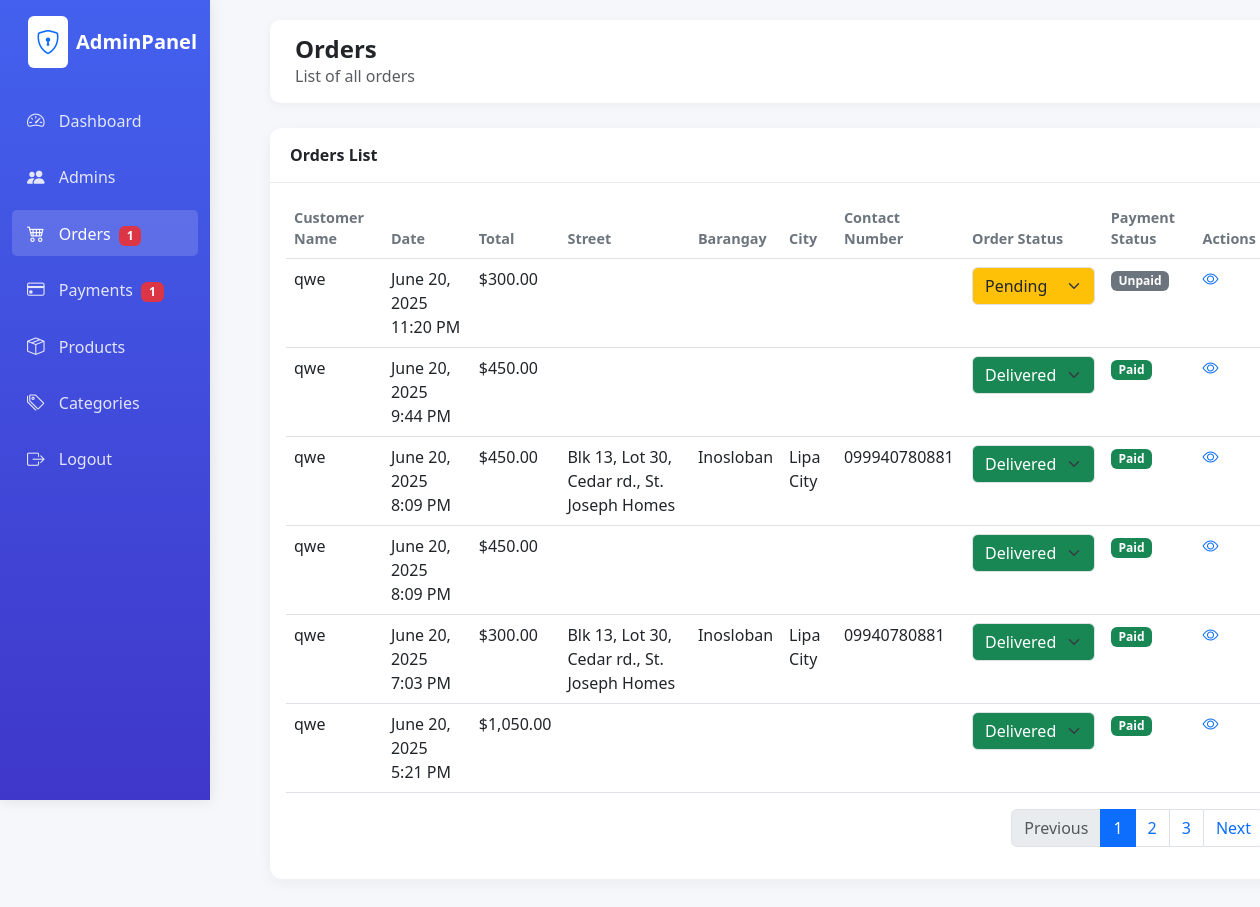
Before: /admin/orders.php (signed in) with the older database file.
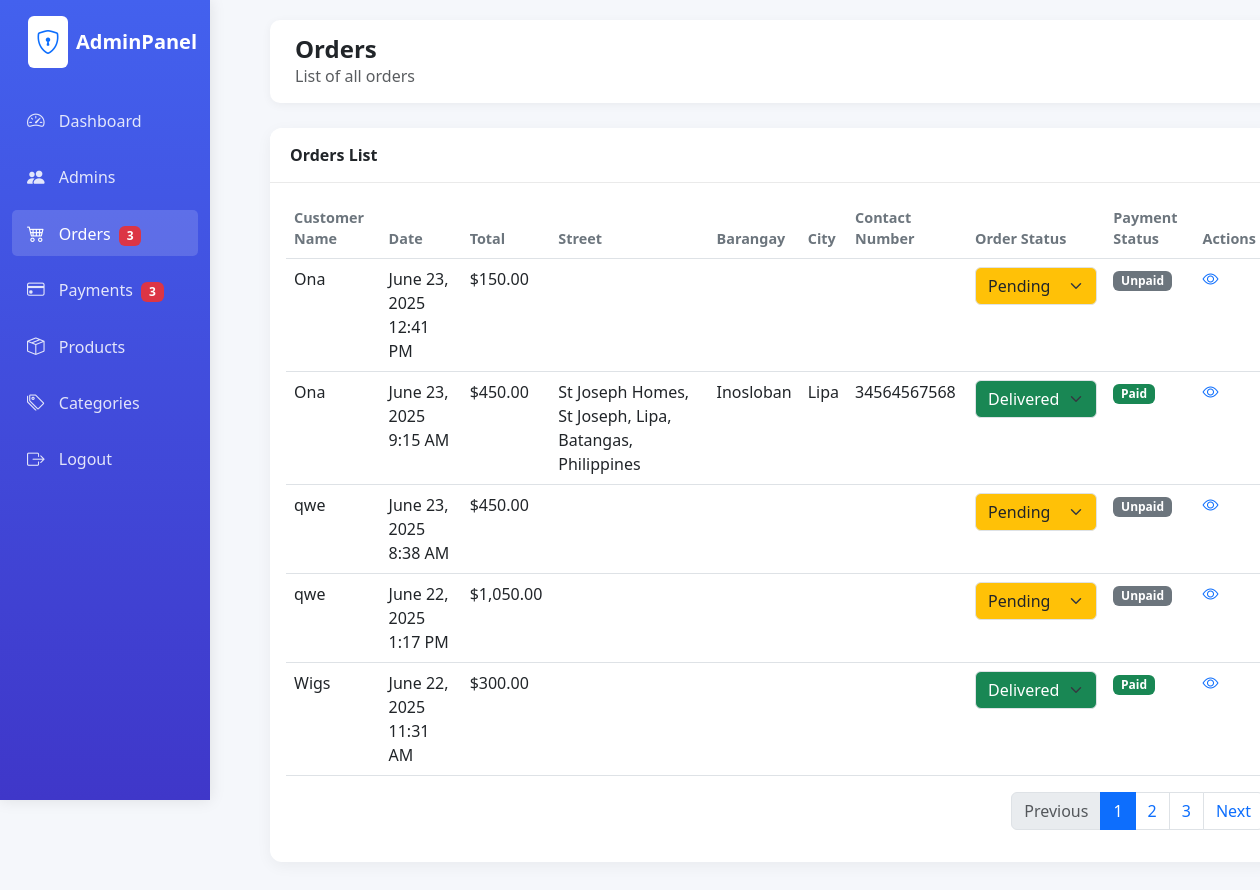
After: the same page with the newer database file.
### tables this page shows
CREATE TABLE `payment` (
  `Payment_ID` int(11) NOT NULL,
  `Payment_Date` datetime NOT NULL DEFAULT current_timestamp(),
  `Payment_Method` varchar(50) NOT NULL,
  `Payment_Amount` decimal(10,2) NOT NULL,
  `Order_ID` int(11) NOT NULL,
  `Admin_ID` int(11) NOT NULL,
  `payment_status` enum('Unpaid','Paid') NOT NULL DEFAULT 'Unpaid'
);

CREATE TABLE `orders` (
  `Order_ID` int(11) NOT NULL,
  `Order_Date` datetime NOT NULL DEFAULT current_timestamp(),
  `Order_Amount` decimal(10,2) NOT NULL,
  `Customer_ID` int(11) NOT NULL,
  `Street` varchar(255) DEFAULT NULL,
  `Barangay` varchar(100) DEFAULT NULL,
  `City` varchar(100) DEFAULT NULL,
  `Contact_Number` varchar(30) DEFAULT NULL,
  `order_status` enum('Pending','Processing','Delivered') NOT NULL DEFAULT 'Pending'
);

CREATE TABLE `customer` (
  `Customer_ID` int(11) NOT NULL,
  `Customer_Name` varchar(100) NOT NULL,
  `Customer_Email` varchar(100) NOT NULL,
  `Customer_Password` varchar(255) NOT NULL,
  `reset_token` varchar(255) DEFAULT NULL,
  `reset_expires` datetime DEFAULT NULL
);

### admin/classes/database.php (called while the page is built, shortened)
<?php
class database{
    function opencon() {
        return new PDO(
            'mysql:host=localhost;dbname=naitsa',
            'root',
            ''
        );
    }
    function fetchOrders() {
        $con = $this->opencon();
        $stmt = $con->prepare("
            SELECT o.*, p.payment_status
            FROM orders o
            LEFT JOIN payment p ON o.Order_ID = p.Order_ID
            ORDER BY o.Order_Date DESC
        ");
        $stmt->execute();
        return $stmt->fetchAll(PDO::FETCH_ASSOC);
    }
    public function countUnpaidPayments() {
        $con = $this->opencon();
        $stmt = $con->prepare("SELECT COUNT(*) FROM payment WHERE payment_status = 'Unpaid'");
        $stmt->execute();
        return (int)$stmt->fetchColumn();
    }
    public function countPendingOrProcessingOrders() {
        $orders = $this->fetchOrders();
        $count = 0;
        foreach ($orders as $order) {
            if ($order['order_status'] === 'Pending' || $order['order_status'] === 'Processing') {
                $count++;
            }
        }
        return $count;
    }
public function getCustomerNameById($customer_id) {
    $con = $this->opencon();
    $stmt = $con->prepare("SELECT Customer_Name FROM customer WHERE Customer_ID = ?");
    $stmt->execute([$customer_id]);
    $name = $stmt->fetchColumn();
    return $name ?: 'Unknown';
}
}

### admin/orders.php (the view, shortened to what this page needs)
<?php
require_once('classes/database.php');
$db = new database();
try {
    $orders = $db->fetchOrders();
} catch (PDOException $e) {
    $error = "Database Error: " . $e->getMessage();
}
$pendingProcessingCount = $db->countPendingOrProcessingOrders();
$unpaidPayments = $db->countUnpaidPayments();
?>
<!DOCTYPE html>
<html lang="en">
<head>
    <link href="https://cdn.jsdelivr.net/npm/bootstrap@5.3.0/dist/css/bootstrap.min.css" rel="stylesheet">
    <link rel="stylesheet" href="https://cdn.jsdelivr.net/npm/bootstrap-icons@1.10.0/font/bootstrap-icons.css">
    <link rel="stylesheet" href="assets/css/style.css">
</head>
<body class="dashboard-page">
    <div class="container-fluid">
        <div class="row">
            <div class="col-md-2 col-lg-2 d-md-block sidebar collapse">
                <div class="pt-3">
                    <div class="d-flex align-items-center mb-4 px-3">
                        <div class="bg-white p-2 rounded me-2">
                            <i class="bi bi-shield-lock text-primary fs-4"></i>
                        </div>
                        <div class="logo-text fw-bold fs-5">AdminPanel</div>
                    </div>
                    <ul class="nav flex-column">
                        <li class="nav-item">
                            <a class="nav-link" href="index.php">
                                <i class="bi bi-speedometer2"></i>
                                <span>Dashboard</span>
                            </a>
                        </li>
                        <li class="nav-item">
                            <a class="nav-link" href="admins.php">
                                <i class="bi bi-people-fill"></i>
                                <span>Admins</span>
                            </a>
                        </li>
                        <li class="nav-item">
                            <a class="nav-link active" href="orders.php">
                                <i class="bi bi-cart4"></i>
                                <span>Orders</span>
                                <?php if ($pendingProcessingCount > 0): ?>
                                    <span class="badge bg-danger ms-1"><?= $pendingProcessingCount ?></span>
                                <?php endif; ?>
                            </a>
                        </li>
                        <li class="nav-item">
                            <a class="nav-link" href="payments.php">
                                <i class="bi bi-credit-card"></i>
                                <span>Payments</span>
                                <?php if ($unpaidPayments > 0): ?>
                                    <span class="badge bg-danger ms-1"><?= $unpaidPayments ?></span>
                                <?php endif; ?>
                            </a>
                        </li>
                        <li class="nav-item">
                            <a class="nav-link" href="products.php">
                                <i class="bi bi-box-seam"></i>
                                <span>Products</span>
                            </a>
                        </li>
                        <li class="nav-item">
                            <a class="nav-link" href="categories.php">
                                <i class="bi bi-tags"></i>
                                <span>Categories</span>
                            </a>
                        </li>
                        <li class="nav-item">
                            <a class="nav-link" href="logout.php">
                                <i class="bi bi-box-arrow-right"></i>
                                <span>Logout</span>
                            </a>
                        </li>
                    </ul>
                </div>
            </div>
            <div class="col-md-10 col-lg-10 main-content">
                <div class="header d-flex justify-content-between align-items-center">
                    <div>
                        <h4 class="mb-0 fw-bold">Orders</h4>
                        <p class="mb-0 text-muted">List of all orders</p>
                    </div>
                </div>
                <div class="card">
                    <div class="card-header d-flex justify-content-between align-items-center">
                        <span>Orders List</span>
                    </div>
                    <div class="card-body">
                        <div class="table-responsive">
                            <table class="table table-hover">
                                <thead>
                                    <tr>
                                        <th>Customer Name</th>
                                        <th>Date</th>
                                        <th>Total</th>
                                        <th>Street</th>
                                        <th>Barangay</th>
                                        <th>City</th>
                                        <th>Contact Number</th>
                                        <th>Order Status</th>
                                        <th>Payment Status</th>
                                        <th>Actions</th>
                                    </tr>
                                </thead>
                                <tbody>
                                    <?php foreach ($orders as $order): ?>
                                    <tr>
                                        <td>
                                            <?= htmlspecialchars($db->getCustomerNameById($order['Customer_ID'])) ?>
                                        </td>
                                        <td><?= date('F j, Y g:i A', strtotime($order['Order_Date'])) ?></td>
                                        <td>$<?= number_format($order['Order_Amount'], 2) ?></td>
                                        <td><?= htmlspecialchars($order['Street']) ?></td>
                                        <td><?= htmlspecialchars($order['Barangay']) ?></td>
                                        <td><?= htmlspecialchars($order['City']) ?></td>
                                        <td><?= htmlspecialchars($order['Contact_Number']) ?></td>
                                        <td>
                                            <form method="post" action="orders.php" style="display:inline;">
                                                <select
                                                    name="order_status"
                                                    class="form-select order-status-select
                                                        <?php
                                                            if ($order['order_status'] === 'Pending') echo ' bg-warning text-dark';
                                                            elseif ($order['order_status'] === 'Processing') echo ' bg-info text-dark';
                                                            elseif ($order['order_status'] === 'Delivered') echo ' bg-success text-white';
                                                        ?>"
                                                    onchange="this.form.submit()"
                                                    style="min-width:120px;"
                                                >
                                                    <?php
                                                    $statuses = ['Pending', 'Processing', 'Delivered'];
                                                    foreach ($statuses as $status) {
                                                        $selected = $order['order_status'] === $status ? 'selected' : '';
                                                        echo "<option value=\"$status\" $selected>$status</option>";
                                                    }
                                                    ?>
                                                </select>
                                            </form>
                                        </td>
                                        <td>
                                            <span class="badge <?= ($order['payment_status'] ?? '') === 'Paid' ? 'bg-success' : 'bg-secondary' ?>">
                <?= htmlspecialchars($order['payment_status'] ?? 'Unpaid') ?>
            </span>
                                        </td>
                                        <td>
                                            <a href="#" data-bs-toggle="modal" data-bs-target="#orderItemsModal<?= $order['Order_ID'] ?>">
                                                <i class="bi bi-eye"></i>
                                            </a>
                                        </td>
                                    </tr>
                                    <?php endforeach; ?>
                                </tbody>
                            </table>
                        </div>
                        <nav>
                            <ul class="pagination justify-content-end">
                                <li class="page-item disabled">
                                    <a class="page-link" href="#" tabindex="-1">Previous</a>
                                </li>
                                <li class="page-item active"><a class="page-link" href="#">1</a></li>
                                <li class="page-item"><a class="page-link" href="#">2</a></li>
                                <li class="page-item"><a class="page-link" href="#">3</a></li>
                                <li class="page-item">
                                    <a class="page-link" href="#">Next</a>
                                </li>
                            </ul>
                        </nav>
                    </div>
                </div>
            </div>
        </div>
    </div>
</body>
</html>

### admin/assets/css/style.css (style rules this page uses)
:root { --primary-color: #4361ee; --secondary-color: #3f37c9; --light-bg: #f8f9fa; --dark-text: #212529; --success-color: #4cc9f0; --warning-color: #f72585; }
.dashboard-page { background-color: #f5f7fb; font-family: 'Segoe UI', Tahoma, Geneva, Verdana, sans-serif; }
.sidebar { background: linear-gradient(180deg, var(--primary-color), var(--secondary-color)); color: white; height: 100vh; position: fixed; box-shadow: 0 0 15px rgba(0,0,0,0.1); }
.sidebar .nav-link { color: rgba(255,255,255,0.85); border-radius: 5px; margin: 5px 0; padding: 10px 15px; transition: all 0.3s; }
.sidebar .nav-link:hover, .sidebar .nav-link.active { background: rgba(255,255,255,0.15); color: white; }
.sidebar .nav-link i { margin-right: 10px; font-size: 1.1rem; }
.main-content { margin-left: 250px; padding: 20px; }
.header { background: white; padding: 15px 25px; border-radius: 10px; box-shadow: 0 2px 10px rgba(0,0,0,0.05); margin-bottom: 25px; }
.card { border: none; border-radius: 12px; box-shadow: 0 4px 15px rgba(0,0,0,0.05); margin-bottom: 25px; transition: transform 0.3s; }
.card-header { background-color: white; border-bottom: 1px solid #eaeaea; padding: 15px 20px; border-radius: 12px 12px 0 0 !important; font-weight: 600; }
.table th { font-weight: 600; color: #6c757d; font-size: 0.9rem; }
:root { --primary-color: #4361ee; --secondary-color: #3f37c9; --light-bg: #f8f9fa; --dark-text: #212529; }

Changed rows visible on the page:
removed payment: Order_ID.Customer_Name "qwe", Order_ID.Order_Date "June 20, 2025 11:20 PM", Order_ID.Order_Amount "300.00", order_status "Pending", payment_status "Unpaid"
removed payment: Order_ID.Customer_Name "qwe", Order_ID.Order_Date "June 20, 2025 9:44 PM", Order_ID.Order_Amount "450.00", order_status "Delivered", payment_status "Paid"
removed payment: Order_ID.Customer_Name "qwe", Order_ID.Order_Date "June 20, 2025 8:09 PM", Order_ID.Order_Amount "450.00", Order_ID.Street "Blk 13, Lot 30, Cedar rd., St. Joseph Homes", Order_ID.Barangay "Inosloban", Order_ID.City "Lipa City", Order_ID.Contact_Number "099940780881", order_status "Delivered", payment_status "Paid"
removed payment: Order_ID.Customer_Name "qwe", Order_ID.Order_Date "June 20, 2025 8:09 PM", Order_ID.Order_Amount "450.00", order_status "Delivered", payment_status "Paid"
removed payment: Order_ID.Customer_Name "qwe", Order_ID.Order_Date "June 20, 2025 7:03 PM", Order_ID.Order_Amount "300.00", Order_ID.Street "Blk 13, Lot 30, Cedar rd., St. Joseph Homes", Order_ID.Barangay "Inosloban", Order_ID.City "Lipa City", Order_ID.Contact_Number "09940780881", order_status "Delivered", payment_status "Paid"
removed payment: Order_ID.Customer_Name "qwe", Order_ID.Order_Date "June 20, 2025 5:21 PM", Order_ID.Order_Amount "1,050.00", order_status "Delivered", payment_status "Paid"
added payment: Order_ID.Customer_Name "Ona", Order_ID.Order_Date "June 23, 2025 12:41 PM", Order_ID.Order_Amount "150.00", order_status "Pending", payment_status "Unpaid"
added payment: Order_ID.Customer_Name "Ona", Order_ID.Order_Date "June 23, 2025 9:15 AM", Order_ID.Order_Amount "450.00", Order_ID.Street "St Joseph Homes, St Joseph, Lipa, Batangas, Philippines", Order_ID.Barangay "Inosloban", Order_ID.City "Lipa", Order_ID.Contact_Number "34564567568", order_status "Delivered", payment_status "Paid"
added payment: Order_ID.Customer_Name "qwe", Order_ID.Order_Date "June 23, 2025 8:38 AM", Order_ID.Order_Amount "450.00", order_status "Pending", payment_status "Unpaid"
added payment: Order_ID.Customer_Name "qwe", Order_ID.Order_Date "June 22, 2025 1:17 PM", Order_ID.Order_Amount "1,050.00", order_status "Pending", payment_status "Unpaid"
added payment: Order_ID.Customer_Name "Wigs", Order_ID.Order_Date "June 22, 2025 11:31 AM", Order_ID.Order_Amount "300.00", order_status "Delivered", payment_status "Paid"
Other visible differences:
$pendingProcessingCount: "1" → "3"
$unpaidPayments: "1" → "3"
